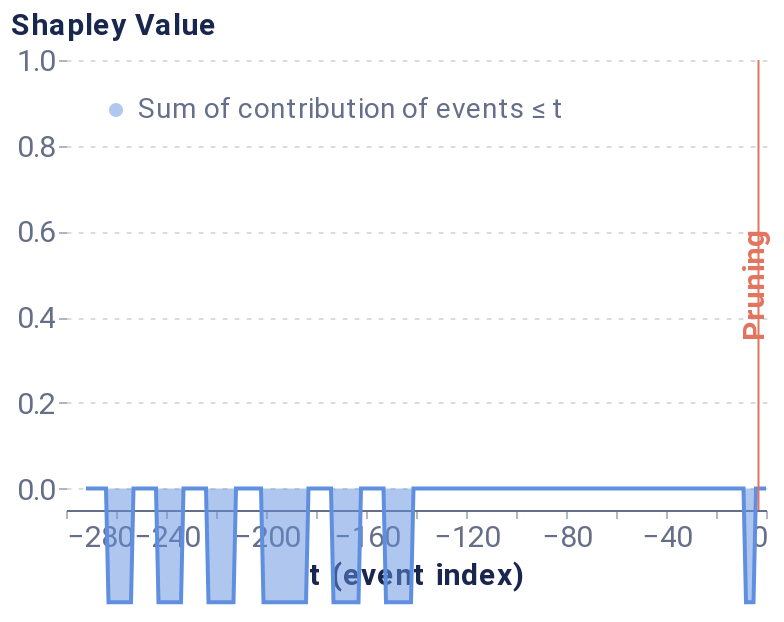

Write notebook code for a chart like this one.
### Code cell
# Pruning algorithm
from timeshap.explainer import local_pruning
from timeshap.plot import plot_temp_coalition_pruning

pruning_dict = {'tol': 0.1,}
coal_plot_data, coal_prun_idx = local_pruning(f, test_random_sequence, pruning_dict, average_event_df, test_random_sequence_number, [0], False)
# coal_prun_idx is in negative terms
pruning_idx = test_random_sequence.shape[1] + coal_prun_idx
pruning_plot = plot_temp_coalition_pruning(coal_plot_data, coal_prun_idx, plot_limit=300)
pruning_plot

### Figure 1 — Vega-Lite specification as saved in the notebook (floating-point values rounded to 4 significant figures; data arrays with more than 128 entries replaced by an {"elided": "..."} marker saying what was removed)
{"config": {"axis": {"domain": true, "domainColor": "#666F89", "grid": false, "gridCap": "round", "gridColor": "#B3B7C4", "gridDash": [2, 4], "gridWidth": 0.5, "labelColor": "#666F89", "labelFont": "Roboto, Arial, sans-serif", "labelPadding": 2, "tickColor": "#666F89", "tickOpacity": 0.5, "tickSize": 4, "titleColor": "#19274E", "titleFont": "Roboto, Arial, sans-serif", "titleFontSize": 12}, "axisBand": {"domain": true, "labelPadding": 4, "ticks": false}, "axisY": {"domain": false, "titleAlign": "left", "titleAngle": 0, "titleX": -20, "titleY": -10}, "legend": {"labelColor": "#666F89", "labelFont": "Roboto, Arial, sans-serif", "labelFontSize": 12, "symbolSize": 40, "titleColor": "#19274E", "titleFont": "Roboto, Arial, sans-serif", "titleFontSize": 12, "titlePadding": 4}, "arc": {"stroke": "#FFFFFF", "strokeWidth": 1}, "bar": {"fill": "#2770EB", "stroke": null}, "line": {"stroke": "#2770EB", "strokeWidth": 2}, "path": {"stroke": "#2770EB", "strokeWidth": 0.5}, "point": {"fill": "#2770EB", "shape": "circle", "filled": true}, "rect": {"fill": "#2770EB"}, "rule": {"stroke": "#666F89"}, "shape": {"stroke": "#2770EB"}, "text": {"color": "#19274E", "font": "Roboto, Arial, sans-serif", "fontSize": 12}, "range": {"category": ["#2770EB", "#77B98A", "#DA5252", "#FFC400", "#A87AEA", "#00A39E", "#19274E"], "diverging": ["#006360", "#2BB3AE", "#96D9D7", "#FFFFFF", "#EDAAAA", "#DA5252", "#811D1D"], "heatmap": ["#18448F", "#1B4EA5", "#2770EB", "#4C88EE", "#82ACF3", "#A6C4F7", "#E9F1FD"], "ramp": ["#18448F", "#1B4EA5", "#2770EB", "#4C88EE", "#82ACF3", "#A6C4F7", "#E9F1FD"]}, "background": "#FFFFFF", "group": {"fill": "#FFFFFF"}, "header": {"labelColor": "#19274E", "labelFont": "Roboto, Arial, sans-serif", "labelFontSize": 12, "titleColor": "#19274E", "titleFont": "Roboto, Arial, sans-serif", "titleFontSize": 16}, "title": {"anchor": "start", "color": "#19274E", "font": "Roboto, Arial, sans-serif", "fontSize": 20, "fontWeight": "bold", "offset": 20, "subtitleColor": "#19274E", "subtitleFontSize": 16}, "view": {"continuousHeight": 300, "continuousWidth": 400, "stroke": "transparent"}}, "layer": [{"mark": {"type": "area", "opacity": 0.5}, "encoding": {"color": {"field": "Coalition", "legend": {"fillColor": "white", "labelFontSize": 14, "labelLimit": 0, "orient": "top-left", "symbolSize": 50, "symbolStrokeWidth": 0, "title": null}, "scale": {"domain": ["Sum of contribution of events ≤ t"], "range": ["#618FE0"]}, "type": "nominal"}, "x": {"axis": {"labelFontSize": 15, "title": "t (event index)", "titleFontSize": 15}, "field": "t (event index)", "type": "quantitative"}, "y": {"axis": {"grid": true, "labelFontSize": 15, "titleFontSize": 15, "titleX": -28}, "field": "Shapley Value", "scale": {"domain": [-0.05, 1]}, "type": "quantitative"}}}, {"mark": "line", "encoding": {"color": {"field": "Coalition", "legend": {"fillColor": "white", "labelFontSize": 14, "labelLimit": 0, "orient": "top-left", "symbolSize": 50, "symbolStrokeWidth": 0, "title": null}, "scale": {"domain": ["Sum of contribution of events ≤ t"], "range": ["#618FE0"]}, "type": "nominal"}, "x": {"axis": {"labelFontSize": 15, "title": "t (event index)", "titleFontSize": 15}, "field": "t (event index)", "type": "quantitative"}, "y": {"axis": {"grid": true, "labelFontSize": 15, "titleFontSize": 15, "titleX": -28}, "field": "Shapley Value", "scale": {"domain": [-0.05, 1]}, "type": "quantitative"}}}, {"data": {"name": "data-c1d76f8e2a7238ada1f530b85ecb2589"}, "mark": {"type": "rule", "color": "#E17560"}, "encoding": {"x": {"field": "x", "type": "quantitative"}}}, {"data": {"name": "data-cb388d4ae21d13d59a4396602d0ff418"}, "mark": {"type": "text", "angle": 270, "color": "#E17560", "fontSize": 15, "fontWeight": "bold", "text": "Pruning"}, "encoding": {"x": {"field": "x", "type": "quantitative"}}}], "data": {"name": "data-10faadbbccab049f602a4c6f344b889a"}, "height": 225, "width": 350, "$schema": "https://vega.github.io/schema/vega-lite/v4.17.0.json", "datasets": {"data-10faadbbccab049f602a4c6f344b889a": {"elided": "546 records"}, "data-c1d76f8e2a7238ada1f530b85ecb2589": [{"x": -3}], "data-cb388d4ae21d13d59a4396602d0ff418": [{"x": -5}]}}
